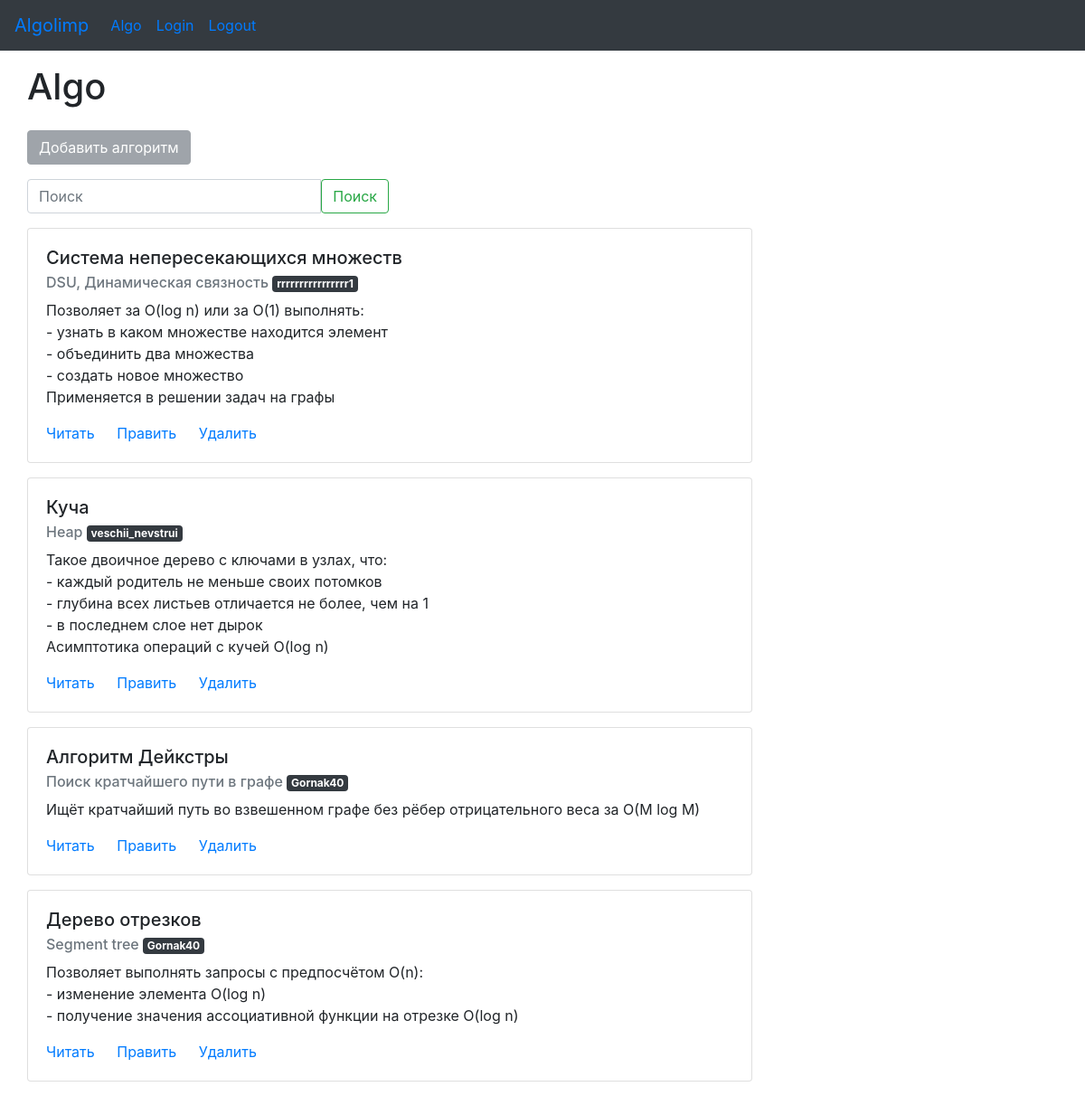
Page /algo/ on the earlier database version.
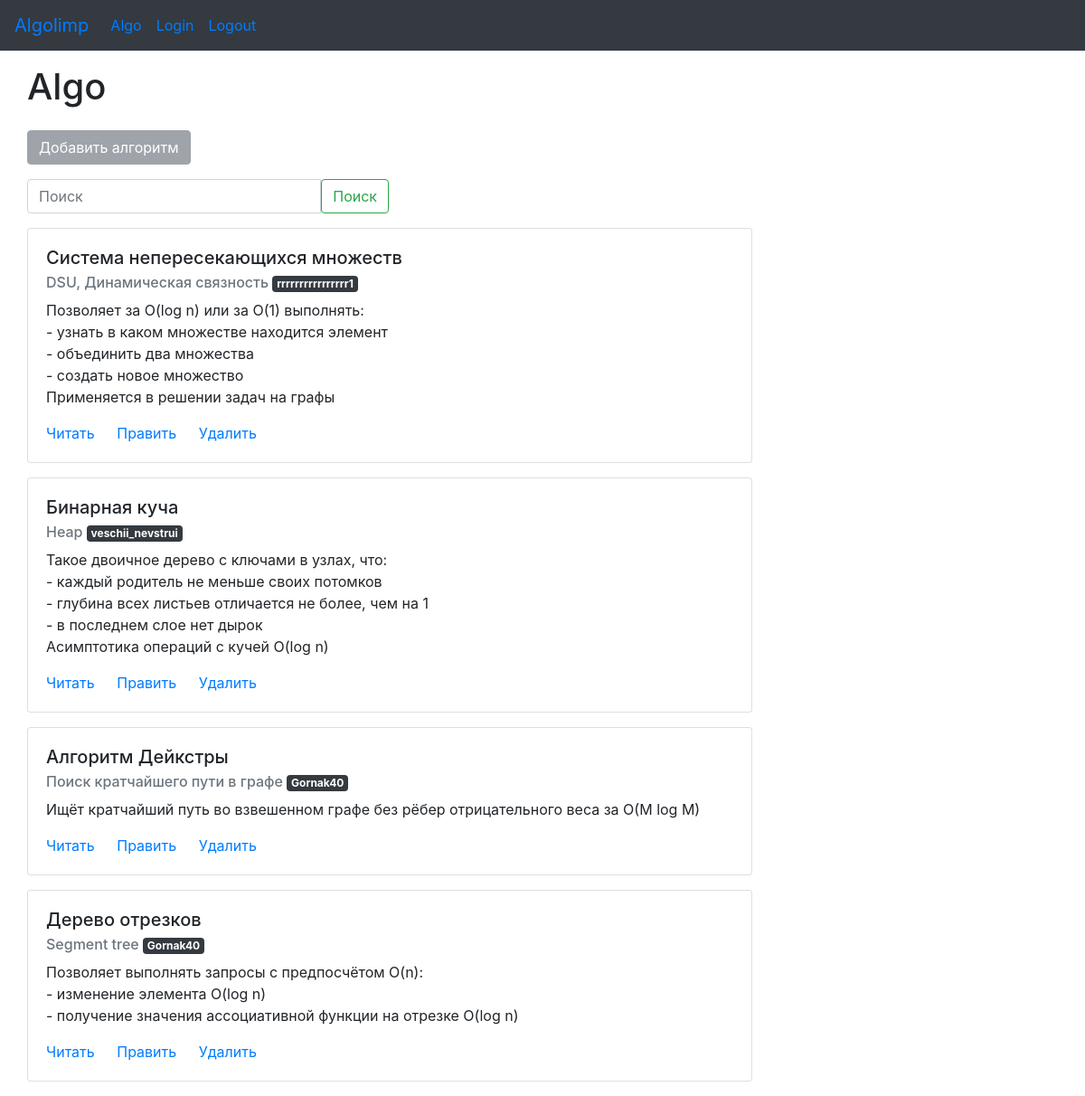
Same page on the later database version.
### app.py (models this page shows)
class Algo(db.Model):
	id = db.Column(db.Integer, primary_key=True)
	name = db.Column(db.String, unique=True, nullable=False)
	other = db.Column(db.String, nullable=False)
	description = db.Column(db.Text, nullable=False)
	urls = db.Column(db.Text, nullable=False)
	paste = db.Column(db.String, unique=True, nullable=False)
	user = db.Column(db.String, nullable=False)

### app.py (the view)
@app.route('/algo/', methods=['post', 'get'])
def algo():
	kwargs = dict()
	kwargs['title'] = 'Algo'
	kwargs['content_title'] = 'Algo'
	session.pop('algo') if session.get('algo') else None
	if request.method == 'POST' and session.get('auth'):
		return redirect('/algo/adding')
	data = reversed(Algo.query.all())
	data = filter(lambda x: searchFunc(x, request.args.get('search', '')), data)
	return render_template('algo.html', **kwargs, **session, data=data)

### cfApi.py (called while the page is built)
def searchFunc(algo, flt):
	flt = flt.lower().strip().split()
	if not flt:
		return True
	text = (algo.name + ' ' + algo.other).lower()
	return any([x in text for x in flt])

### templates/algo.html (shortened to what this page needs)
{% extends 'base.html' %}
{% block content %}
<div class="row">
	<form action="" method="post">
		{% if not auth %}
		<button type="submit" class="btn btn-secondary" disabled>Добавить алгоритм</button>
		{% else %}
		<button type="submit" class="btn btn-secondary">Добавить алгоритм</button>
		{% endif %}
	</form>
</div>
<div class="row">
	<form class="form-inline my-2 my-lg-0">
		<div class="input-group mb-3" style="width: 400px">
			<input type="search" class="form-control" placeholder="Поиск" name="search" aria-label="Поиск" aria-describedby="basic-addon1">
			<button type="submit" class="btn btn-outline-success">Поиск</button>
		</div>
	</form>
</div>
{% for note in data %}
{% set bc = "white" if not user or note.user != user['handle'] else "#d4edc9" %}
<div class="row">
	<div class="card" style="background-color: {{ bc }}">
		<div class="card-body">
			<h5 class="card-title">{{ note.name }}</h5>
			<h6 class="card-subtitle mb-2 text-muted">
				{{ note.other }}
				<a href="https://codeforces.com/profile/{{ note.user }}" class="badge badge-dark">{{ note.user }}</a>
			</h6>
			<p class="card-text">
				{% for line in note.description.strip().split('\n') %}
					{{ line.strip() }}<br>
				{% endfor %}
			</p>
			<a href="/reading/{{ note.id }}" class="card-link">Читать</a>
			<a href="/edit/{{ note.id }}" class="card-link">Править</a>
			<a href="/delete/{{ note.id }}" class="card-link">Удалить</a>
		</div>
	</div>
</div>
{% endfor %}
{% endblock %}

### templates/base.html (shortened to what this page needs)
<!DOCTYPE html>
<html lang="en">
<head>
	<link rel="stylesheet" href="https://stackpath.bootstrapcdn.com/bootstrap/4.4.1/css/bootstrap.min.css">
</head>
<body>
	<nav class="navbar navbar-expand-lg navbar-inverse bg-dark">
		<a class="navbar-brand" href="/">Algolimp</a>
		<div class="collapse navbar-collapse" id="navbarSupportedContent">
			<ul class="navbar-nav mr-auto">
				<li class="nav-item active">
					<a class="nav-link" href="/algo">Algo</a>
				</li>
				<li class="nav-item">
					<a class="nav-link" href="/login">Login</a>
				</li>
				<li class="nav-item">
					<a class="nav-link" href="/logout">Logout</a>
				</li>
			</ul>
		</div>
	</nav>
	<div class="container">
		<div class="row">
			<h1>{{ content_title }}</h1>
		</div>
		{% block content %}
		{% endblock %}
	</div>
</body>
</html>

### templates/base.html (style rules this page uses)
.card-body { width: 800px; }

Differences in the rows shown:
changed Algo "Heap": name "Куча" → "Бинарная куча"
